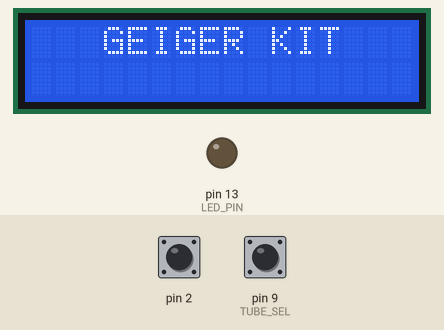
This sketch was run on a simulated Arduino Uno, built with avr-gcc and run on an emulated ATmega328P. Parts: 16×2 character LCD, output pins drawn as LEDs (lit = HIGH). Inputs (shaded band) come from the test bench; at power-on: pin 2 HIGH, pin 9 (TUBE_SEL) HIGH. What the sketch prints to the serial monitor is not drawn.

Above: at 1.4 s.
At 3.4 s:
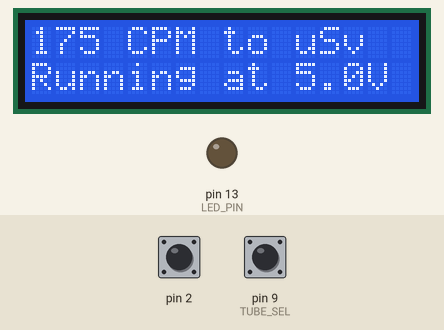
At 8.4 s:
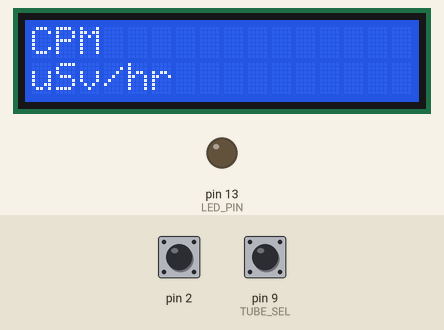
At 38.4 s:
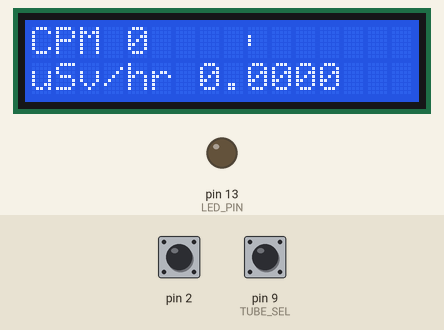
Timing chart, 0 to 39.9 s (numbered marks = the images above):
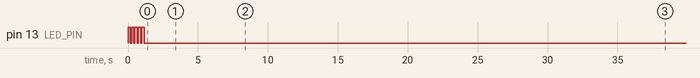

The sketch:

Geiger_Counter_Default.pde
```cpp
// (licence header left out)
#include <LiquidCrystal.h>              // HD44780 compatible LCDs work with this lib
#define LED_PIN          13             // for debug only - flashes 5X at startup
#define TUBE_SEL          9             // jumper to select alt conversion to uSv

// HOW MANY CPM =1 uSV? Two commonly used sets of ratios for the SBM-20 & LND712 are defined:
// libelium now uses: 175.43 for SBM-20 and 100.00 for LND712
// www.utsunomia.com/y.utsunomia/Kansan.html use: 150.51 for SBM-20 and 123.14 for LND712
#define PRI_RATIO        175.43         // no TUBE_SEL jumper - SET FOR SBM-20
#define SEC_RATIO        100.00         // TUBE_SEL jumper to GND - SET FOR LND712

// sample periods < 10 sec cause rounding errors (3 sec minimum))
// HG: increased sample period to 30s
#define LONG_PERIOD      30000          // mS sample & display below 100 CPM
#define SHORT_PERIOD     5000           // mS sample & display above 100 CPM
#define FULL_SCALE       1000           // max CPM for 8 bars & overflow warning
#define LOW_VCC          4200 //mV      // if Vcc < LOW_VCC give low voltage warning

// instantiate the library and pass pins for (RS, Enable, D4, D5, D6, D7)
LiquidCrystal lcd(3, 4, 5, 6, 7, 8);    // default layout for the Geiger board

volatile boolean newEvent = false;      // true when new event was caught by ISR
boolean lowVcc = false;                 // true when Vcc < LOW_VCC
unsigned long startTime, startPeriod, samplePeriod;
unsigned long currCnt, CPM;
unsigned long checkVccTime;
float uSv = 0.0;                        // CPM converted to VERY APPROXIMATE uSv
float uSvRate;                          // holds the rate selected by jumper
int Vcc_mV;                             // mV of Vcc from last check

//Custom characters used for bar graph
byte bar_0[8] = {0x00, 0x00, 0x10, 0x10, 0x10, 0x00, 0x00, 0x00}; //blank
byte bar_1[8] = {0x10, 0x10, 0x18, 0x18, 0x18, 0x10, 0x10, 0x00}; //1 bar
byte bar_2[8] = {0x18, 0x18, 0x1c, 0x1c, 0x1c, 0x18, 0x18, 0x00}; //2 bars
byte bar_3[8] = {0x1C, 0x1C, 0x1e, 0x1e, 0x1e, 0x1C, 0x1C, 0x00}; //3 bars
byte bar_4[8] = {0x1E, 0x1E, 0x1f, 0x1f, 0x1f, 0x1E, 0x1E, 0x00}; //4 bars
byte bar_5[8] = {0x1F, 0x1F, 0x1F, 0x1F, 0x1F, 0x1F, 0x1F, 0x00}; //5 bars
byte bar_6[8] = {0x1F, 0x1F, 0x1F, 0x1F, 0x1F, 0x1F, 0x1F, 0x00}; //6 bars (same)

void setup(){
  Serial.begin(9600);                   // comspec 96,N,8,1
  attachInterrupt(0,GetEvent,FALLING);  // Geiger event on pin 2 triggers interrupt
  pinMode(LED_PIN,OUTPUT);              // setup LED pin
  pinMode(TUBE_SEL,INPUT);              // setup tube select jumper pin
  digitalWrite(TUBE_SEL, HIGH);         // set 20K pullup on jumper pin(low active)
  samplePeriod = LONG_PERIOD;           // start with long period
  Blink(LED_PIN,5);                     // show it's alive
  lcd.begin(16,2);                      // cols, rows of display (8x2, 16x2, etc.)
  lcd.createChar(0, bar_0);             // load 7 custom characters in the LCD
  lcd.createChar(1, bar_1);
  lcd.createChar(2, bar_2);
  lcd.createChar(3, bar_3);
  lcd.createChar(4, bar_4);
  lcd.createChar(5, bar_5);
  lcd.createChar(6, bar_6);
  lcd.setCursor(0,0);

  lcd.clear();                          // clear the screen
  lcd.print("   GEIGER KIT");           // display a simple banner
  delay (2000);                         // leave the banner up 2 sec.
  lcd.clear();                          // clear the screen
  if(digitalRead(TUBE_SEL)){            // read jumper to select conversion ratio
    uSvRate = PRI_RATIO;                // use the primary ratio defined
  }
  else{                                 // jumper is set to GND . . .
    uSvRate = SEC_RATIO;                // use the secondary ratio defined
  }
  lcd.print(uSvRate,0);                 // display conversion ratio in use
  lcd.print(" CPM to uSv");
  lcd.setCursor(0,1);                   // set cursor on line 2
  Vcc_mV = readVcc();                   // read Vcc voltage
  lcd.print("Running at ");              // display it
  lcd.print(Vcc_mV/1000);
  lcd.print(".");
  lcd.print(Vcc_mV/100 % 10);
  lcd.print("V");
  delay (5000);                         // leave info up for 5 sec.
  lcd.clear();                          // clear the screen

  lcd.print("CPM ");                    // display static "CPM"
  lcd.setCursor(0,1);
  lcd.print("uSv/hr ");                 // display static "uSv/hr"
  startTime = millis();                 // start timing
  startPeriod = startTime;
  checkVccTime = startTime;
}


void loop(){
  if (millis() > checkVccTime + 2000){  // timer for check battery
    checkVccTime = millis();            // reset timer
    Vcc_mV = readVcc();
    if (Vcc_mV <= LOW_VCC) lowVcc = true; // check if Vcc is low
    else lowVcc = false;
  }
  if (millis() > startPeriod + samplePeriod) ProcCounts(); // period is over
  if (newEvent){                        // add to current count
    currCnt++;
    newEvent = false;
  }
  //uncomment for self check (1/166ms X 60 = 360 CPM ~2 uSv on SBM-20)
  //newEvent = true;                      // simulate an interrupt
  //delay(166);                           // 166 mS ~= 6 Hz
}


void ProcCounts(){ // aggregate totals and reset counters for each period
  CPM = (currCnt * 60) /(samplePeriod / 1000); // calc CPM for the period
  uSv = CPM / uSvRate;                         // make uSV conversion
  currCnt = 0;
  startPeriod = millis();                   // reset time
  if (CPM > 99)samplePeriod = SHORT_PERIOD; // shorten sample period if CPM > 100
  else samplePeriod = LONG_PERIOD;
  displayCount();
}


void displayCount(){
  lcd.setCursor(4, 0);                  // set cursor after "CPM "
  lcd.print("     ");                   // clear area
  lcd.setCursor(4, 0);                  // set cursor after "CPM" again
  lcd.print(CPM);                       // display CPM on line 1
  lcd.setCursor(7, 1);                  // as above for line 2
  lcd.print("          ");
  lcd.setCursor(7, 1);
  lcd.print(uSv,4);                     // display uSv/hr on line 2
  lcd.setCursor(9,0);                   // move cursor to 9th col, 1st line for lcd bar

  if (CPM <= FULL_SCALE) lcdBar(CPM);   // display bargraph on line 2
  else {                                // put warning on line 2 if > full scale
    lcd.print("        ");
    lcd.setCursor(9,0);
    lcd.print(">");
    lcd.print(FULL_SCALE);
  }
  if (lowVcc) {                         // overwrite display with battery voltage
    lcd.print("        ");
    lcd.setCursor(9,0);
    lcd.print("Vcc=");
    lcd.print(Vcc_mV/1000);
    lcd.print(".");
    lcd.print(Vcc_mV/100 % 10);
  }
  Serial.print("CPM = ");               // output the same info to the serial port
  Serial.print(CPM,DEC);
  Serial.print(" / ");
  Serial.print("uSv/h = ");
  Serial.println(uSv,4);
}


void lcdBar(int counts){  // displays CPM as bargraph on 2nd line
  // Adapted from DeFex http://www.arduino.cc/cgi-bin/yabb2/YaBB.pl?num=1264215873/0
  int scaler = FULL_SCALE / 47;         // 8 char=47 "bars", scaler = counts/bar
  int cntPerBar = (counts / scaler);    // amount of bars needed to display the count
  int fullBlock = (cntPerBar / 6);      // divide for full "blocks" of 6 bars
  int prtlBlock = (cntPerBar % 6 );     // calc the remainder of bars
  for (int i=0; i<fullBlock; i++){
    lcd.print(5,BYTE);                  // print full blocks
  }
  lcd.print(prtlBlock,BYTE);            // print remaining bars with custom char
  for (int i=(fullBlock + 1); i<8; i++){
    lcd.print(" ");                     // blank spaces to clean up leftover
  }
}


void Blink(byte led, byte times){ // just to flash the LED
  for (byte i=0; i< times; i++){
    digitalWrite(led,HIGH);
    delay (150);
    digitalWrite(led,LOW);
    delay (100);
  }
}


long readVcc() { // SecretVoltmeter from TinkerIt
  long result;
  // Read 1.1V reference against AVcc
  ADMUX = _BV(REFS0) | _BV(MUX3) | _BV(MUX2) | _BV(MUX1);
  delay(2); // Wait for Vref to settle
  ADCSRA |= _BV(ADSC); // Convert
  while (bit_is_set(ADCSRA,ADSC));
  result = ADCL;
  result |= ADCH<<8;
  result = 1126400L / result; // Back-calculate AVcc in mV
  return result;
}


void GetEvent(){   // ISR triggered for each new event (count)
  newEvent = true;
}
```

Measured:
- what the display in image 0 shows lasts 2.0 s, from 1.3 s to 3.3 s
- what the display in image 1 shows lasts 5.0 s, from 3.3 s to 8.3 s
- what the display in image 2 shows lasts 30.0 s, from 8.3 s to 38.3 s
